Frame 1 (no input): blank canvas, image omitted
Frame 60 (the mouse pressed at the canvas centre just before this capture): blank canvas, image omitted
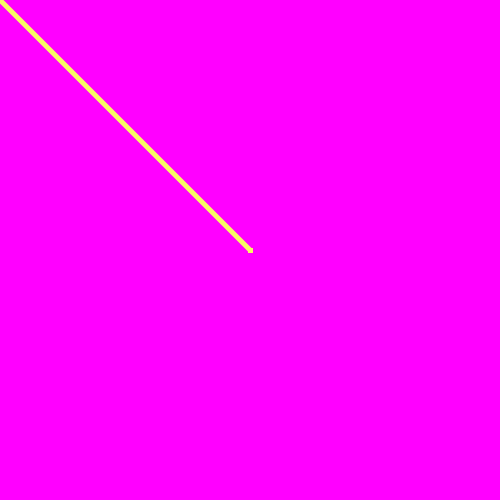
Frame 120 (the mouse held since frame 60 and released just before this capture)

The Processing sketch whose frames 1 and 60 were blank and that drew this single picture after the mouse press (run headless with seeded random() and noise(); from frame 60 on, the mouse is pressed at the canvas centre):

// Processing sketch: processing_169523
// ── processing_169523.pde

void keyPressed() {
 
  if (key == 'b') {
    
    mario=mario+10;
  
  } else if(key == 's') {
  
     mario=mario-10;
  
  }
}

int X= 0;
 
int Y= 0;
 
int mario= 50;
 
void setup(){
 
size(500,500);
 
background(255,0,255);
 
}
 
void draw(){
 
stroke(mouseX,mouseY,100);
 
strokeWeight(mario/10);
 
line(X,Y,mouseX,mouseY);
 
X= mouseX;
 
Y= mouseY;

 
}
